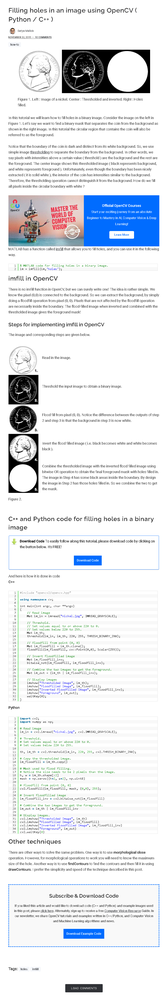
//> input picture OpenCV技巧_二值圖孔洞填充方法與實現(附源碼)/screencapture-learnopencv-filling-holes-in-an-image-using-opencv-python-c-2021-08-23-16_19_51.png, 165 x 1000 px, shrunk from 842 x 5090 before the run
$ ./bpFilter '../../../../../../OpenCV技巧_二值圖孔洞填充方法與實現(附源碼)/screencapture-learnopencv-filling-holes-in-an-image-using-opencv-python-c-2021-08-23-16_19_51.png'   (built with g++ and OpenCV 4)
//> lines starting //> are read from the running program, lines starting //| are printed output that depends on the picture; after the words box and inside, x2 and y2 are one past the last pixel; in counts of white or black regions, pixels touching at a corner belong together
#include<opencv2/core/core.hpp>
#include<opencv2/highgui/highgui.hpp>
#include<opencv2/imgproc/imgproc.hpp>
using namespace cv;
Mat image;//输入的图像矩阵
Mat fImageFFT;//图像的快速傅里叶变换
Point maxLoc;//傅里叶谱的最大值的坐标
int radius = 50;//截断频率
const int Max_RADIUS = 100;
int bandWid = 40;//带宽
const int MAX_BANDWID = 50;//最大带宽
Mat bpFilter;//带通滤波器
int bpType = 0;//带通滤波器的类型
const int MAX_BPTYPE = 2;
Mat fImageFFT_bpFilter;//带通傅里叶变换
Mat fImageFFT_bpFilter_spectrum;//带通傅里叶变换的傅里叶谱
Mat result;//带通滤波后的效果
string bpFilterspectrum = "带通傅里叶谱";
//快速傅里叶变换
void fft2Image(InputArray _src, OutputArray _dst);
//傅里叶谱的灰度级显示:输入的是傅里叶变换,输出是傅里叶谱的灰度级
void fourierSpectrum(InputArray _srcFFT, OutputArray _dstSpectrum);
void callback_bpFilter(int, void*);
//带通滤波的种类(枚举类型:理想带通滤波器,巴特沃斯带通滤波器,高斯带通滤波器)
enum BPFILTER_TYPE { IBP_FILTER = 0, BBP_FILTER = 1, GBP_FILTER = 2 };
//构建带通滤波器
Mat createBPFilter(Size _size, Point center, float _radius, float _bandWidth, int type, int n = 2);
int main(int argc, char*argv[])
{
	/* -- 第一步：读入图像矩阵 -- */
	image = imread(argv[1], CV_LOAD_IMAGE_GRAYSCALE);
//> image: 1000 rows x 165 cols, CV_8UC1; min 0, max 255, mean 232.6
	if (!image.data)
	{
		return -1;
	}
	Mat fImage;
	image.convertTo(fImage, CV_32FC1, 1.0, 0.0);
	/* -- 第二步：图像矩阵的每一个数乘以(-1)^(r+c) -- */
	for (int r = 0; r < fImage.rows; r++)
	{
		for (int c = 0; c < fImage.cols; c++)
		{
			if ((r + c) % 2)
				fImage.at<float>(r, c) *= -1;
		}
	}
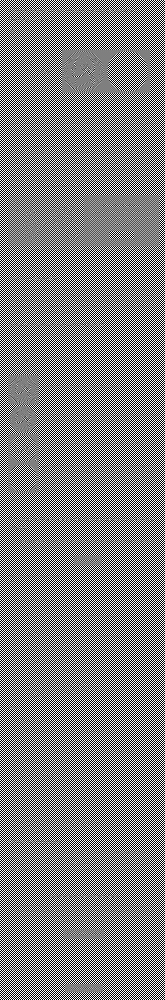
//> fImage: 1000 rows x 165 cols, CV_32FC1; min -255, max 255, mean 0; drawn with min black and max white
	/* -- 第三步：快速傅里叶变换 -- */
	fft2Image(fImage, fImageFFT);
//> in fft2Image, `copyMakeBorder(src, padded, 0, rPadded - rows, 0, cPadded - cols, BORD..`:
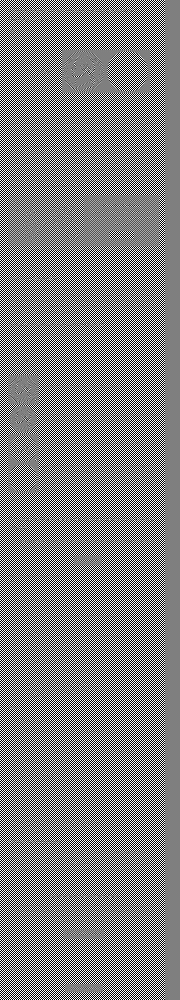
//> padded: 1000 rows x 180 cols, CV_32FC1; min -255, max 255, mean 0; drawn with min black and max white
	//傅里叶变换的傅里叶谱
	Mat fImageFFT_spectrum;
	//傅里叶谱的灰度级显示
	fourierSpectrum(fImageFFT, fImageFFT_spectrum);
//> in fourierSpectrum, `normalize(dstSpectrum, dstSpectrum, 0, 1, NORM_MINMAX);`:
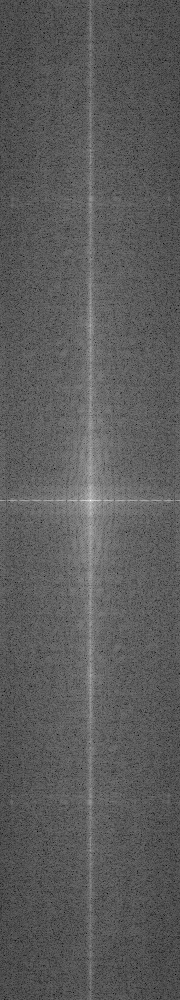
//> dstSpectrum: 1000 rows x 180 cols, CV_32FC1; min 0, max 1, mean 0.359
	//找到傅里叶谱的最大值的坐标
	minMaxLoc(fImageFFT_spectrum, NULL, NULL, NULL, &maxLoc);
//> maxLoc = Point(90, 500)
	/* -- 带通滤波 -- */
	namedWindow(bpFilterspectrum,WINDOW_AUTOSIZE);
	createTrackbar("带通类型:", bpFilterspectrum, &bpType, MAX_BPTYPE, callback_bpFilter);
	createTrackbar("半径:", bpFilterspectrum, &radius, Max_RADIUS, callback_bpFilter);
	createTrackbar("带宽:", bpFilterspectrum, &bandWid, MAX_BANDWID, callback_bpFilter);
	callback_bpFilter(0, 0);
//> in createBPFilter, `Mat _bpFilter(_size, CV_32FC1);`: _bpFilter: 1000 rows x 180 cols, CV_32FC1; every value is 0
//> in createBPFilter, `int rows = _size.height;`: rows = 1000
//> in createBPFilter, `int cols = _size.width;`: cols = 180
//> after the loop in createBPFilter, `for (int r = 0; r < rows; r++)`:
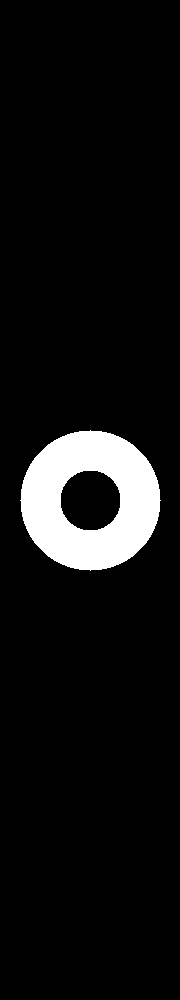
//> _bpFilter: 1000 rows x 180 cols, CV_32FC1; values 0 (black) and 1 (white), 7% white; 1 white region, box (x1, y1, x2, y2) and area: (20, 430, 161, 571) 12564
//> in fourierSpectrum (call 2), `normalize(dstSpectrum, dstSpectrum, 0, 1, NORM_MINMAX);`:
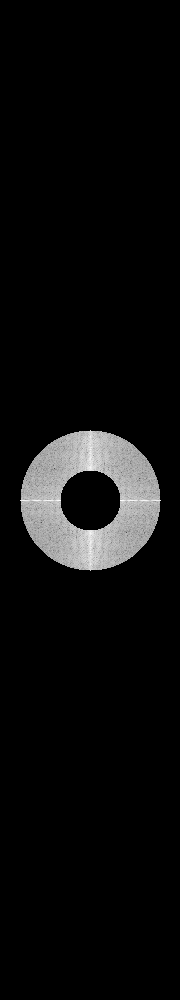
//> dstSpectrum: 1000 rows x 180 cols, CV_32FC1; min 0, max 1, mean 0.0494
//> after the loop in callback_bpFilter, `for (int r = 0; r < result.rows; r++)`:
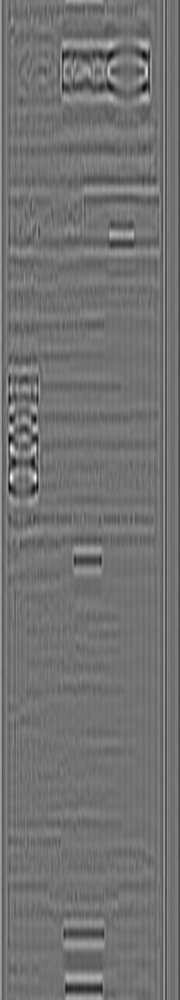
//> result: 1000 rows x 180 cols, CV_32FC1; min -168.3, max 205.2, mean 0; drawn with min black and max white
//> in callback_bpFilter, `result = result(Rect(0, 0, image.cols, image.rows)).clone();`:
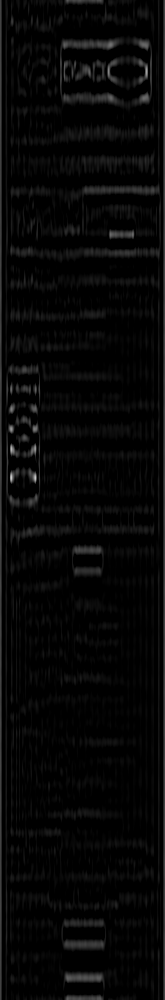
//> result: 1000 rows x 165 cols, CV_8UC1; min 0, max 205, mean 7.1
	waitKey(0);
	return 0;
}
void fft2Image(InputArray _src, OutputArray _dst)
{
	//得到Mat类型
	Mat src = _src.getMat();
	//判断位深
	CV_Assert(src.type() == CV_32FC1 || src.type() == CV_64FC1);
	CV_Assert(src.channels() == 1 || src.channels() == 2);
	int rows = src.rows;
	int cols = src.cols;
	//为了进行快速的傅里叶变换，我们经行和列的扩充,找到最合适扩充值
	Mat padded;
	int rPadded = getOptimalDFTSize(rows);
	int cPadded = getOptimalDFTSize(cols);
	//进行边缘扩充,扩充值为零
	copyMakeBorder(src, padded, 0, rPadded - rows, 0, cPadded - cols, BORDER_CONSTANT, Scalar::all(0));
	//快速的傅里叶变换（双通道：用于存储实部 和 虚部）
	dft(padded, _dst, DFT_COMPLEX_OUTPUT);
}
void callback_bpFilter(int, void*)
{
	/*-- 第四步：构造带通滤波器 -- */
	bpFilter = createBPFilter(fImageFFT.size(), maxLoc, radius, bandWid, bpType);
	/*-- 第五步：带通滤波器和图像快速傅里叶变换点乘 --*/
	fImageFFT_bpFilter.create(fImageFFT.size(), fImageFFT.type());
	for (int r = 0; r < fImageFFT_bpFilter.rows; r++)
	{
		for (int c = 0; c < fImageFFT_bpFilter.cols; c++)
		{
			//分别取出当前位置的快速傅里叶变换和理想低通滤波器的值
			Vec2f temp_fImageFFT = fImageFFT.at<Vec2f>(r, c);
			float temp_bpFilter = bpFilter.at<float>(r, c);

			//带通滤波器和图像的快速傅里叶变换对应位置相乘
			fImageFFT_bpFilter.at<Vec2f>(r, c) = temp_fImageFFT*temp_bpFilter;
		}
	}
	//显示带通傅里叶谱
	fourierSpectrum(fImageFFT_bpFilter, fImageFFT_bpFilter_spectrum);
	imshow(bpFilterspectrum, fImageFFT_bpFilter_spectrum);
	imwrite("bpSpec.jpg", fImageFFT_bpFilter_spectrum);
	/* -- 第六步：对带通傅里叶变换执行傅里叶逆变换，并只取实部 -- */
	dft(fImageFFT_bpFilter, result, DFT_SCALE + DFT_INVERSE + DFT_REAL_OUTPUT);
	/* -- 第七步：同乘以(-1)^(x+y) -- */
	for (int r = 0; r < result.rows; r++)
	{
		for (int c = 0; c < result.cols; c++)
		{
			if ((r + c) % 2)
				result.at<float>(r, c) *= -1;
		}
	}
	result.convertTo(result, CV_8UC1, 1.0, 0);
	/* -- 第八步：截取左上部分,大小等于输入图像的大小 --*/
	result = result(Rect(0, 0, image.cols, image.rows)).clone();
	imshow("经过带通滤波后的图片", result);
	imwrite("result.jpg", result);
}

//求傅里叶谱的灰度级显示:输入的是傅里叶变换,输出是傅里叶谱的灰度级
void fourierSpectrum(InputArray _srcFFT, OutputArray _dstSpectrum)
{
	//判断傅里叶变换是两个通道
	CV_Assert(_srcFFT.channels() == 2);
	//分配内存
	Mat dstSpectrum;
	dstSpectrum.create(_srcFFT.size(), _srcFFT.type());
	//分离通道
	vector<Mat> imageCenterFFT2Channel;
	split(_srcFFT, imageCenterFFT2Channel);
	//计算傅里叶变换的
	magnitude(imageCenterFFT2Channel[0], imageCenterFFT2Channel[1], dstSpectrum);
	//做一次对比度的拉伸
	log(dstSpectrum + 1, dstSpectrum);
	//归一化
	normalize(dstSpectrum, dstSpectrum, 0, 1, NORM_MINMAX);
	//为了进行灰度级显示，做类型转换
	dstSpectrum.convertTo(_dstSpectrum, CV_8UC1, 255, 0);
}
//构造带通滤波器
Mat createBPFilter(Size _size, Point center, float _radius, float _bandWidth, int type, int n)
{
	Mat _bpFilter(_size, CV_32FC1);
	int rows = _size.height;
	int cols = _size.width;
	CV_Assert(_bandWidth / 2 <= _radius);
	//构造理想带通滤波器
	if (type == IBP_FILTER)
	{
		for (int r = 0; r < rows; r++)
		{
			for (int c = 0; c < cols; c++)
			{
				float norm2 = pow(abs(float(r - center.y)), 2) + pow(abs(float(c - center.x)), 2);
				if (sqrt(norm2) <= _radius + _bandWidth / 2 && sqrt(norm2) >= _radius - _bandWidth / 2)
					_bpFilter.at<float>(r, c) = 1;
				else
					_bpFilter.at<float>(r, c) = 0;
			}
		}
	}
	//构造巴特沃斯带通滤波器
	if (type == BBP_FILTER)
	{
		for (int r = 0; r < rows; r++)
		{
			for (int c = 0; c<cols; c++)
			{
				float norm2 = pow(abs(float(r - center.y)), 2) + pow(abs(float(c - center.x)), 2);
				if (norm2 != pow(_radius, 2))
					_bpFilter.at<float>(r, c) = 1 - 1.0 / (1.0 + pow(sqrt(norm2)*_bandWidth / (norm2 - pow(_radius, 2)), 2 * n));
				else
					_bpFilter.at<float>(r, c) = 1;
			}
		}
	}
	//构造高斯带通滤波
	if (type == GBP_FILTER)
	{
		for (int r = 0; r< rows; r++)
		{
			for (int c = 0; c < cols; c++)
			{
				float norm2 = pow(abs(float(r - center.y)), 2) + pow(abs(float(c - center.x)), 2);
				if (norm2 != 0)
					_bpFilter.at<float>(r, c) = exp(-pow((norm2 - pow(_radius, 2)) / (_bandWidth*sqrt(norm2)), 2));
				else
					_bpFilter.at<float>(r, c) = 0;
			}
		}
	}
	return _bpFilter;
}
